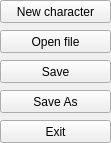
        <widget class="QFrame" name="menuBox">
         <property name="geometry">
          <rect>
           <x>9</x>
           <y>30</y>
           <width>111</width>
           <height>143</height>
          </rect>
         </property>
         <property name="frameShape">
          <enum>QFrame::NoFrame</enum>
         </property>
         <property name="frameShadow">
          <enum>QFrame::Raised</enum>
         </property>
         <widget class="QPushButton" name="save">
          <property name="geometry">
           <rect>
            <x>0</x>
            <y>60</y>
            <width>111</width>
            <height>23</height>
           </rect>
          </property>
          <property name="styleSheet">
           <string notr="true">font: 12pt &quot;Eberron&quot;;</string>
          </property>
          <property name="text">
           <string>Save</string>
          </property>
         </widget>
         <widget class="QPushButton" name="newChar">
          <property name="geometry">
           <rect>
            <x>0</x>
            <y>0</y>
            <width>111</width>
            <height>23</height>
           </rect>
          </property>
          <property name="styleSheet">
           <string notr="true">font: 12pt &quot;Eberron&quot;;</string>
          </property>
          <property name="text">
           <string>New character</string>
          </property>
          <property name="default">
           <bool>false</bool>
          </property>
         </widget>
         <widget class="QPushButton" name="openFile">
          <property name="geometry">
           <rect>
            <x>0</x>
            <y>30</y>
            <width>111</width>
            <height>23</height>
           </rect>
          </property>
          <property name="styleSheet">
           <string notr="true">font: 12pt &quot;Eberron&quot;;</string>
          </property>
          <property name="text">
           <string>Open file</string>
          </property>
          <property name="default">
           <bool>false</bool>
          </property>
         </widget>
         <widget class="QPushButton" name="saveAs">
          <property name="geometry">
           <rect>
            <x>0</x>
            <y>90</y>
            <width>111</width>
            <height>23</height>
           </rect>
          </property>
          <property name="styleSheet">
           <string notr="true">font: 12pt &quot;Eberron&quot;;</string>
          </property>
          <property name="text">
           <string>Save As</string>
          </property>
         </widget>
         <widget class="QPushButton" name="exit">
          <property name="geometry">
           <rect>
            <x>0</x>
            <y>120</y>
            <width>111</width>
            <height>23</height>
           </rect>
          </property>
          <property name="styleSheet">
           <string notr="true">font: 12pt &quot;Eberron&quot;;</string>
          </property>
          <property name="text">
           <string>Exit</string>
          </property>
         </widget>
        </widget>
